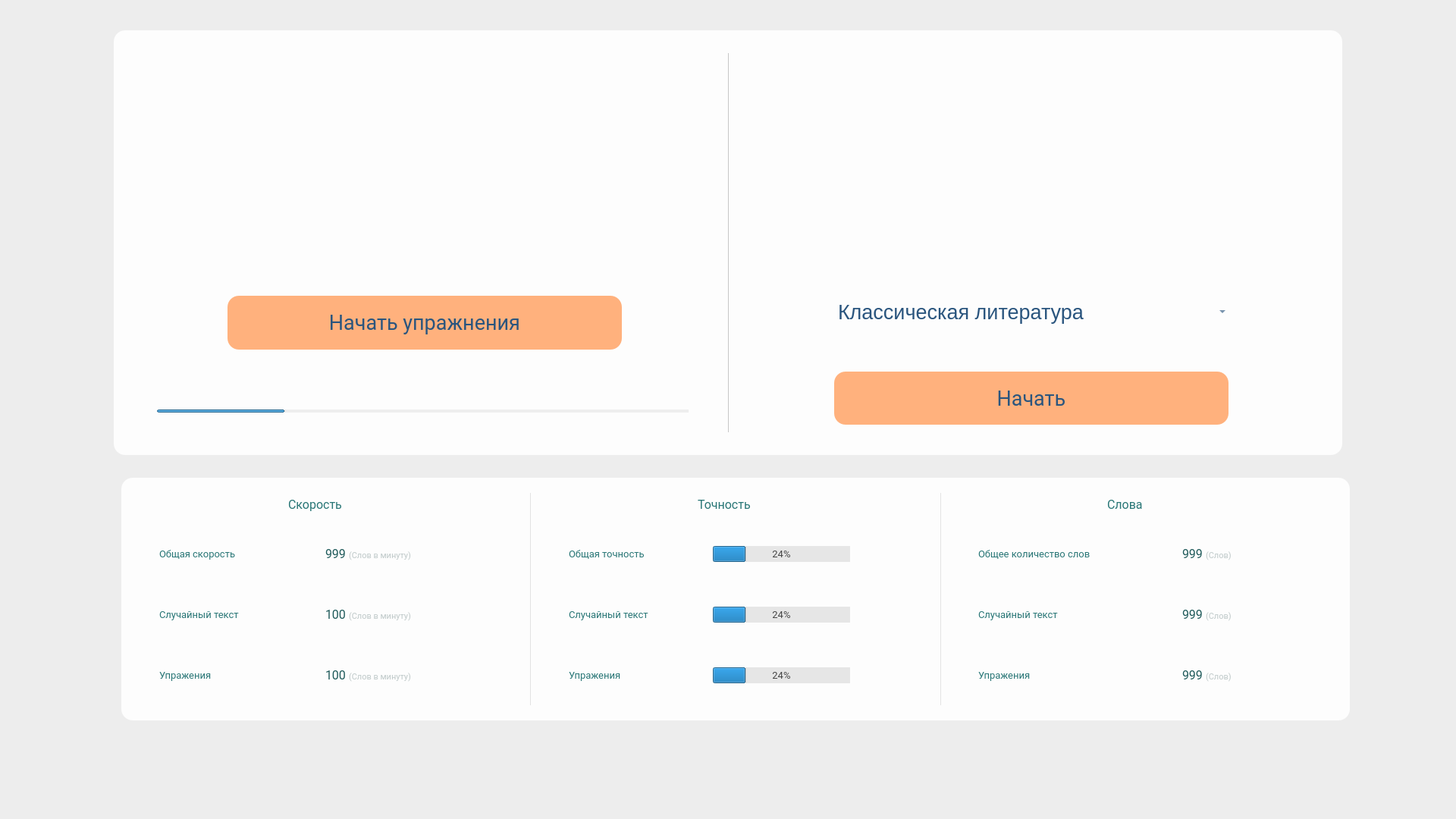
<?xml version="1.0" encoding="UTF-8"?>
<ui version="4.0">
 <class>MainWindow</class>
 <widget class="QMainWindow" name="MainWindow">
  <property name="geometry">
   <rect>
    <x>0</x>
    <y>0</y>
    <width>1920</width>
    <height>1080</height>
   </rect>
  </property>
  <property name="windowTitle">
   <string>MainWindow</string>
  </property>
  <property name="styleSheet">
   <string notr="true">background-color: rgb(237, 237, 237);</string>
  </property>
  <widget class="QWidget" name="centralwidget">
   <widget class="QFrame" name="Change_type_levels">
    <property name="geometry">
     <rect>
      <x>150</x>
      <y>40</y>
      <width>1620</width>
      <height>560</height>
     </rect>
    </property>
    <property name="styleSheet">
     <string notr="true">background-color: rgb(253, 253, 253);
border-top-left-radius: 15px;
border-bottom-left-radius: 15px;
border-top-right-radius: 15px;
border-bottom-right-radius: 15px;
</string>
    </property>
    <widget class="QFrame" name="Exercises">
     <property name="geometry">
      <rect>
       <x>30</x>
       <y>30</y>
       <width>760</width>
       <height>500</height>
      </rect>
     </property>
     <property name="styleSheet">
      <string notr="true">background-color: rgba(248, 248, 248,0);</string>
     </property>
     <property name="frameShape">
      <enum>QFrame::StyledPanel</enum>
     </property>
     <property name="frameShadow">
      <enum>QFrame::Raised</enum>
     </property>
     <widget class="QLabel" name="Keyboard_image">
      <property name="geometry">
       <rect>
        <x>170</x>
        <y>20</y>
        <width>420</width>
        <height>220</height>
       </rect>
      </property>
      <property name="text">
       <string/>
      </property>
      <property name="pixmap">
       <pixmap>Images/imgonline-com-ua-Resize-ibBJ6S6E6zyKUvKt.jpg</pixmap>
      </property>
     </widget>
     <widget class="QLabel" name="Start_exercises">
      <property name="geometry">
       <rect>
        <x>120</x>
        <y>320</y>
        <width>520</width>
        <height>71</height>
       </rect>
      </property>
      <property name="font">
       <font>
        <family>Roboto</family>
        <pointsize>20</pointsize>
       </font>
      </property>
      <property name="styleSheet">
       <string notr="true">color: rgb(42, 85, 126);
background-color: rgb(255, 177, 125);</string>
      </property>
      <property name="text">
       <string>Начать упражнения</string>
      </property>
      <property name="alignment">
       <set>Qt::AlignCenter</set>
      </property>
     </widget>
     <widget class="QProgressBar" name="Progres_exercises">
      <property name="geometry">
       <rect>
        <x>27</x>
        <y>470</y>
        <width>701</width>
        <height>4</height>
       </rect>
      </property>
      <property name="styleSheet">
       <string notr="true">background-color: rgb(238, 238, 238);</string>
      </property>
      <property name="value">
       <number>24</number>
      </property>
      <property name="textVisible">
       <bool>false</bool>
      </property>
     </widget>
     <widget class="QPushButton" name="invisible_button">
      <property name="geometry">
       <rect>
        <x>0</x>
        <y>0</y>
        <width>760</width>
        <height>500</height>
       </rect>
      </property>
      <property name="styleSheet">
       <string notr="true">QPushButton::hover{background-color : rgba(250, 250, 250, 30);}</string>
      </property>
      <property name="text">
       <string/>
      </property>
     </widget>
    </widget>
    <widget class="QFrame" name="Random_text">
     <property name="geometry">
      <rect>
       <x>830</x>
       <y>30</y>
       <width>760</width>
       <height>500</height>
      </rect>
     </property>
     <property name="styleSheet">
      <string notr="true">background-color: rgba(248, 248, 248,0);</string>
     </property>
     <property name="frameShape">
      <enum>QFrame::StyledPanel</enum>
     </property>
     <property name="frameShadow">
      <enum>QFrame::Raised</enum>
     </property>
     <widget class="QLabel" name="WriterMachine_image">
      <property name="geometry">
       <rect>
        <x>230</x>
        <y>20</y>
        <width>300</width>
        <height>220</height>
       </rect>
      </property>
      <property name="text">
       <string/>
      </property>
      <property name="pixmap">
       <pixmap>Images/imgonline-com-ua-Resize-hMfA01qiwdKcZ5.jpg</pixmap>
      </property>
     </widget>
     <widget class="QLabel" name="Start_random_text">
      <property name="geometry">
       <rect>
        <x>120</x>
        <y>420</y>
        <width>520</width>
        <height>70</height>
       </rect>
      </property>
      <property name="font">
       <font>
        <family>Roboto</family>
        <pointsize>20</pointsize>
       </font>
      </property>
      <property name="styleSheet">
       <string notr="true">color: rgb(42, 85, 126);
background-color: rgb(255, 177, 125);</string>
      </property>
      <property name="text">
       <string>Начать</string>
      </property>
      <property name="alignment">
       <set>Qt::AlignCenter</set>
      </property>
     </widget>
     <widget class="QPushButton" name="invisible_button_2">
      <property name="geometry">
       <rect>
        <x>0</x>
        <y>410</y>
        <width>760</width>
        <height>90</height>
       </rect>
      </property>
      <property name="styleSheet">
       <string notr="true">QPushButton::hover{background-color : rgba(250, 250, 250, 30);}</string>
      </property>
      <property name="text">
       <string/>
      </property>
     </widget>
     <widget class="QComboBox" name="comboBox">
      <property name="geometry">
       <rect>
        <x>120</x>
        <y>320</y>
        <width>520</width>
        <height>42</height>
       </rect>
      </property>
      <property name="font">
       <font>
        <pointsize>20</pointsize>
       </font>
      </property>
      <property name="styleSheet">
       <string notr="true">color: rgb(42, 85, 126);
</string>
      </property>
      <property name="iconSize">
       <size>
        <width>20</width>
        <height>20</height>
       </size>
      </property>
      <item>
       <property name="text">
        <string>Классическая литература</string>
       </property>
      </item>
      <item>
       <property name="text">
        <string>Научно-популярная литература</string>
       </property>
      </item>
      <item>
       <property name="text">
        <string>Философия</string>
       </property>
      </item>
      <item>
       <property name="text">
        <string>Детская литература</string>
       </property>
      </item>
      <item>
       <property name="text">
        <string>Публицистика</string>
       </property>
      </item>
     </widget>
    </widget>
    <widget class="Line" name="separator_3">
     <property name="geometry">
      <rect>
       <x>810</x>
       <y>30</y>
       <width>1</width>
       <height>500</height>
      </rect>
     </property>
     <property name="styleSheet">
      <string notr="true">background-color: rgb(199, 199, 199);</string>
     </property>
     <property name="orientation">
      <enum>Qt::Vertical</enum>
     </property>
    </widget>
   </widget>
   <widget class="QFrame" name="Statistics_data">
    <property name="geometry">
     <rect>
      <x>160</x>
      <y>630</y>
      <width>1620</width>
      <height>320</height>
     </rect>
    </property>
    <property name="font">
     <font>
      <family>Arial</family>
     </font>
    </property>
    <property name="styleSheet">
     <string notr="true">background-color: rgb(253, 253, 253);
border-top-left-radius: 15px;
border-bottom-left-radius: 15px;
border-top-right-radius: 15px;
border-bottom-right-radius: 15px;</string>
    </property>
    <property name="frameShape">
     <enum>QFrame::StyledPanel</enum>
    </property>
    <property name="frameShadow">
     <enum>QFrame::Raised</enum>
    </property>
    <widget class="Line" name="separator">
     <property name="geometry">
      <rect>
       <x>539</x>
       <y>20</y>
       <width>1</width>
       <height>280</height>
      </rect>
     </property>
     <property name="styleSheet">
      <string notr="true">background-color: rgb(227, 227, 227);</string>
     </property>
     <property name="orientation">
      <enum>Qt::Vertical</enum>
     </property>
    </widget>
    <widget class="Line" name="separator_2">
     <property name="geometry">
      <rect>
       <x>1080</x>
       <y>20</y>
       <width>1</width>
       <height>280</height>
      </rect>
     </property>
     <property name="styleSheet">
      <string notr="true">background-color: rgb(227, 227, 227);</string>
     </property>
     <property name="orientation">
      <enum>Qt::Vertical</enum>
     </property>
    </widget>
    <widget class="QLabel" name="Speed">
     <property name="geometry">
      <rect>
       <x>220</x>
       <y>20</y>
       <width>151</width>
       <height>30</height>
      </rect>
     </property>
     <property name="font">
      <font>
       <family>Roboto</family>
       <pointsize>12</pointsize>
      </font>
     </property>
     <property name="autoFillBackground">
      <bool>false</bool>
     </property>
     <property name="styleSheet">
      <string notr="true">color: rgb(39, 117, 117);</string>
     </property>
     <property name="text">
      <string>Скорость</string>
     </property>
    </widget>
    <widget class="QLabel" name="Main_speed">
     <property name="geometry">
      <rect>
       <x>50</x>
       <y>90</y>
       <width>170</width>
       <height>20</height>
      </rect>
     </property>
     <property name="font">
      <font>
       <family>Roboto</family>
       <pointsize>10</pointsize>
      </font>
     </property>
     <property name="styleSheet">
      <string notr="true">color: rgb(39, 117, 117);</string>
     </property>
     <property name="text">
      <string>Общая скорость</string>
     </property>
    </widget>
    <widget class="QLabel" name="Exercises_speed">
     <property name="geometry">
      <rect>
       <x>50</x>
       <y>250</y>
       <width>170</width>
       <height>20</height>
      </rect>
     </property>
     <property name="font">
      <font>
       <family>Roboto</family>
       <pointsize>10</pointsize>
      </font>
     </property>
     <property name="styleSheet">
      <string notr="true">color: rgb(39, 117, 117);</string>
     </property>
     <property name="text">
      <string>Упражения</string>
     </property>
    </widget>
    <widget class="QLabel" name="Random_speed">
     <property name="geometry">
      <rect>
       <x>50</x>
       <y>170</y>
       <width>170</width>
       <height>20</height>
      </rect>
     </property>
     <property name="font">
      <font>
       <family>Roboto</family>
       <pointsize>10</pointsize>
      </font>
     </property>
     <property name="styleSheet">
      <string notr="true">color: rgb(39, 117, 117);</string>
     </property>
     <property name="text">
      <string>Случайный текст</string>
     </property>
    </widget>
    <widget class="QLabel" name="WPM_main">
     <property name="geometry">
      <rect>
       <x>300</x>
       <y>94</y>
       <width>120</width>
       <height>16</height>
      </rect>
     </property>
     <property name="font">
      <font>
       <family>Roboto</family>
       <pointsize>8</pointsize>
      </font>
     </property>
     <property name="styleSheet">
      <string notr="true">color: rgba(91, 117, 117, 100);</string>
     </property>
     <property name="text">
      <string>(Слов в минуту)</string>
     </property>
    </widget>
    <widget class="QLabel" name="WPM_random">
     <property name="geometry">
      <rect>
       <x>300</x>
       <y>174</y>
       <width>120</width>
       <height>16</height>
      </rect>
     </property>
     <property name="font">
      <font>
       <family>Roboto</family>
       <pointsize>8</pointsize>
      </font>
     </property>
     <property name="styleSheet">
      <string notr="true">color: rgba(91, 117, 117, 100);</string>
     </property>
     <property name="text">
      <string>(Слов в минуту)</string>
     </property>
    </widget>
    <widget class="QLabel" name="WPM_exercises">
     <property name="geometry">
      <rect>
       <x>300</x>
       <y>254</y>
       <width>120</width>
       <height>16</height>
      </rect>
     </property>
     <property name="font">
      <font>
       <family>Roboto</family>
       <pointsize>8</pointsize>
      </font>
     </property>
     <property name="styleSheet">
      <string notr="true">color: rgba(91, 117, 117, 100);</string>
     </property>
     <property name="text">
      <string>(Слов в минуту)</string>
     </property>
    </widget>
    <widget class="QLineEdit" name="Count_WPM_main">
     <property name="geometry">
      <rect>
       <x>250</x>
       <y>90</y>
       <width>50</width>
       <height>20</height>
      </rect>
     </property>
     <property name="font">
      <font>
       <family>Roboto</family>
       <pointsize>12</pointsize>
      </font>
     </property>
     <property name="toolTip">
      <string>&lt;html&gt;&lt;head/&gt;&lt;body&gt;&lt;p align=&quot;right&quot;&gt;&lt;br/&gt;&lt;/p&gt;&lt;/body&gt;&lt;/html&gt;</string>
     </property>
     <property name="whatsThis">
      <string/>
     </property>
     <property name="layoutDirection">
      <enum>Qt::LeftToRight</enum>
     </property>
     <property name="styleSheet">
      <string notr="true">color: rgb(30, 90, 90);</string>
     </property>
     <property name="text">
      <string>999</string>
     </property>
     <property name="alignment">
      <set>Qt::AlignRight|Qt::AlignTrailing|Qt::AlignVCenter</set>
     </property>
     <property name="readOnly">
      <bool>true</bool>
     </property>
    </widget>
    <widget class="QLineEdit" name="Count_WPM_random">
     <property name="geometry">
      <rect>
       <x>250</x>
       <y>170</y>
       <width>50</width>
       <height>20</height>
      </rect>
     </property>
     <property name="font">
      <font>
       <family>Roboto</family>
       <pointsize>12</pointsize>
      </font>
     </property>
     <property name="toolTip">
      <string>&lt;html&gt;&lt;head/&gt;&lt;body&gt;&lt;p align=&quot;right&quot;&gt;&lt;br/&gt;&lt;/p&gt;&lt;/body&gt;&lt;/html&gt;</string>
     </property>
     <property name="whatsThis">
      <string>&lt;html&gt;&lt;head/&gt;&lt;body&gt;&lt;p align=&quot;right&quot;&gt;&lt;br/&gt;&lt;/p&gt;&lt;/body&gt;&lt;/html&gt;</string>
     </property>
     <property name="layoutDirection">
      <enum>Qt::LeftToRight</enum>
     </property>
     <property name="styleSheet">
      <string notr="true">color: rgb(30, 90, 90);</string>
     </property>
     <property name="text">
      <string>100</string>
     </property>
     <property name="alignment">
      <set>Qt::AlignRight|Qt::AlignTrailing|Qt::AlignVCenter</set>
     </property>
     <property name="readOnly">
      <bool>true</bool>
     </property>
    </widget>
    <widget class="QLineEdit" name="Count_WPM_exercises">
     <property name="geometry">
      <rect>
       <x>250</x>
       <y>250</y>
       <width>50</width>
       <height>20</height>
      </rect>
     </property>
     <property name="font">
      <font>
       <family>Roboto</family>
       <pointsize>12</pointsize>
      </font>
     </property>
     <property name="toolTip">
      <string>&lt;html&gt;&lt;head/&gt;&lt;body&gt;&lt;p align=&quot;right&quot;&gt;&lt;br/&gt;&lt;/p&gt;&lt;/body&gt;&lt;/html&gt;</string>
     </property>
     <property name="whatsThis">
      <string>&lt;html&gt;&lt;head/&gt;&lt;body&gt;&lt;p align=&quot;right&quot;&gt;&lt;br/&gt;&lt;/p&gt;&lt;/body&gt;&lt;/html&gt;</string>
     </property>
     <property name="layoutDirection">
      <enum>Qt::LeftToRight</enum>
     </property>
     <property name="styleSheet">
      <string notr="true">color: rgb(30, 90, 90);</string>
     </property>
     <property name="text">
      <string>100</string>
     </property>
     <property name="alignment">
      <set>Qt::AlignRight|Qt::AlignTrailing|Qt::AlignVCenter</set>
     </property>
     <property name="readOnly">
      <bool>true</bool>
     </property>
    </widget>
    <widget class="QLabel" name="Accuracy">
     <property name="geometry">
      <rect>
       <x>760</x>
       <y>20</y>
       <width>151</width>
       <height>30</height>
      </rect>
     </property>
     <property name="font">
      <font>
       <family>Roboto</family>
       <pointsize>12</pointsize>
      </font>
     </property>
     <property name="autoFillBackground">
      <bool>false</bool>
     </property>
     <property name="styleSheet">
      <string notr="true">color: rgb(39, 117, 117);</string>
     </property>
     <property name="text">
      <string>Точность</string>
     </property>
    </widget>
    <widget class="QLabel" name="Main_accuracy">
     <property name="geometry">
      <rect>
       <x>590</x>
       <y>90</y>
       <width>170</width>
       <height>20</height>
      </rect>
     </property>
     <property name="font">
      <font>
       <family>Roboto</family>
       <pointsize>10</pointsize>
      </font>
     </property>
     <property name="styleSheet">
      <string notr="true">color: rgb(39, 117, 117);</string>
     </property>
     <property name="text">
      <string>Общая точность</string>
     </property>
    </widget>
    <widget class="QLabel" name="Random_accuracy">
     <property name="geometry">
      <rect>
       <x>590</x>
       <y>170</y>
       <width>170</width>
       <height>20</height>
      </rect>
     </property>
     <property name="font">
      <font>
       <family>Roboto</family>
       <pointsize>10</pointsize>
      </font>
     </property>
     <property name="styleSheet">
      <string notr="true">color: rgb(39, 117, 117);</string>
     </property>
     <property name="text">
      <string>Случайный текст</string>
     </property>
    </widget>
    <widget class="QLabel" name="Exercises_accuracy">
     <property name="geometry">
      <rect>
       <x>590</x>
       <y>250</y>
       <width>170</width>
       <height>20</height>
      </rect>
     </property>
     <property name="font">
      <font>
       <family>Roboto</family>
       <pointsize>10</pointsize>
      </font>
     </property>
     <property name="styleSheet">
      <string notr="true">color: rgb(39, 117, 117);</string>
     </property>
     <property name="text">
      <string>Упражения</string>
     </property>
    </widget>
    <widget class="QProgressBar" name="Progress_main">
     <property name="geometry">
      <rect>
       <x>780</x>
       <y>90</y>
       <width>181</width>
       <height>21</height>
      </rect>
     </property>
     <property name="sizePolicy">
      <sizepolicy hsizetype="Expanding" vsizetype="Fixed">
       <horstretch>0</horstretch>
       <verstretch>0</verstretch>
      </sizepolicy>
     </property>
     <property name="font">
      <font>
       <family>Roboto</family>
       <pointsize>10</pointsize>
      </font>
     </property>
     <property name="focusPolicy">
      <enum>Qt::NoFocus</enum>
     </property>
     <property name="contextMenuPolicy">
      <enum>Qt::NoContextMenu</enum>
     </property>
     <property name="layoutDirection">
      <enum>Qt::LeftToRight</enum>
     </property>
     <property name="autoFillBackground">
      <bool>false</bool>
     </property>
     <property name="styleSheet">
      <string notr="true">background-color: rgb(230, 230, 230);
color: rgb(68, 68, 68);</string>
     </property>
     <property name="value">
      <number>24</number>
     </property>
     <property name="alignment">
      <set>Qt::AlignCenter</set>
     </property>
     <property name="orientation">
      <enum>Qt::Horizontal</enum>
     </property>
     <property name="invertedAppearance">
      <bool>false</bool>
     </property>
     <property name="textDirection">
      <enum>QProgressBar::TopToBottom</enum>
     </property>
     <property name="format">
      <string>%p%</string>
     </property>
    </widget>
    <widget class="QProgressBar" name="Progress_random">
     <property name="geometry">
      <rect>
       <x>780</x>
       <y>170</y>
       <width>181</width>
       <height>21</height>
      </rect>
     </property>
     <property name="sizePolicy">
      <sizepolicy hsizetype="Expanding" vsizetype="Fixed">
       <horstretch>0</horstretch>
       <verstretch>0</verstretch>
      </sizepolicy>
     </property>
     <property name="font">
      <font>
       <family>Roboto</family>
       <pointsize>10</pointsize>
      </font>
     </property>
     <property name="focusPolicy">
      <enum>Qt::NoFocus</enum>
     </property>
     <property name="contextMenuPolicy">
      <enum>Qt::NoContextMenu</enum>
     </property>
     <property name="layoutDirection">
      <enum>Qt::LeftToRight</enum>
     </property>
     <property name="autoFillBackground">
      <bool>false</bool>
     </property>
     <property name="styleSheet">
      <string notr="true">background-color: rgb(230, 230, 230);
color: rgb(68, 68, 68);</string>
     </property>
     <property name="value">
      <number>24</number>
     </property>
     <property name="alignment">
      <set>Qt::AlignCenter</set>
     </property>
     <property name="orientation">
      <enum>Qt::Horizontal</enum>
     </property>
     <property name="invertedAppearance">
      <bool>false</bool>
     </property>
     <property name="textDirection">
      <enum>QProgressBar::TopToBottom</enum>
     </property>
     <property name="format">
      <string>%p%</string>
     </property>
    </widget>
    <widget class="QProgressBar" name="Progress_exercises">
     <property name="geometry">
      <rect>
       <x>780</x>
       <y>250</y>
       <width>181</width>
       <height>21</height>
      </rect>
     </property>
     <property name="sizePolicy">
      <sizepolicy hsizetype="Expanding" vsizetype="Fixed">
       <horstretch>0</horstretch>
       <verstretch>0</verstretch>
      </sizepolicy>
     </property>
     <property name="font">
      <font>
       <family>Roboto</family>
       <pointsize>10</pointsize>
      </font>
     </property>
     <property name="focusPolicy">
      <enum>Qt::NoFocus</enum>
     </property>
     <property name="contextMenuPolicy">
      <enum>Qt::NoContextMenu</enum>
     </property>
     <property name="layoutDirection">
      <enum>Qt::LeftToRight</enum>
     </property>
     <property name="autoFillBackground">
      <bool>false</bool>
     </property>
     <property name="styleSheet">
      <string notr="true">background-color: rgb(230, 230, 230);
color: rgb(68, 68, 68);</string>
     </property>
     <property name="value">
      <number>24</number>
     </property>
     <property name="alignment">
      <set>Qt::AlignCenter</set>
     </property>
     <property name="orientation">
      <enum>Qt::Horizontal</enum>
     </property>
     <property name="invertedAppearance">
      <bool>false</bool>
     </property>
     <property name="textDirection">
      <enum>QProgressBar::TopToBottom</enum>
     </property>
     <property name="format">
      <string>%p%</string>
     </property>
    </widget>
    <widget class="QLabel" name="Words">
     <property name="geometry">
      <rect>
       <x>1300</x>
       <y>20</y>
       <width>151</width>
       <height>30</height>
      </rect>
     </property>
     <property name="font">
      <font>
       <family>Roboto</family>
       <pointsize>12</pointsize>
      </font>
     </property>
     <property name="autoFillBackground">
      <bool>false</bool>
     </property>
     <property name="styleSheet">
      <string notr="true">color: rgb(39, 117, 117);</string>
     </property>
     <property name="text">
      <string>Слова</string>
     </property>
    </widget>
    <widget class="QLabel" name="Main_words">
     <property name="geometry">
      <rect>
       <x>1130</x>
       <y>90</y>
       <width>231</width>
       <height>20</height>
      </rect>
     </property>
     <property name="font">
      <font>
       <family>Roboto</family>
       <pointsize>10</pointsize>
      </font>
     </property>
     <property name="styleSheet">
      <string notr="true">color: rgb(39, 117, 117);</string>
     </property>
     <property name="text">
      <string>Общее количество слов</string>
     </property>
    </widget>
    <widget class="QLabel" name="Random_words">
     <property name="geometry">
      <rect>
       <x>1130</x>
       <y>170</y>
       <width>170</width>
       <height>20</height>
      </rect>
     </property>
     <property name="font">
      <font>
       <family>Roboto</family>
       <pointsize>10</pointsize>
      </font>
     </property>
     <property name="styleSheet">
      <string notr="true">color: rgb(39, 117, 117);</string>
     </property>
     <property name="text">
      <string>Случайный текст</string>
     </property>
    </widget>
    <widget class="QLabel" name="Exercises_words">
     <property name="geometry">
      <rect>
       <x>1130</x>
       <y>250</y>
       <width>170</width>
       <height>20</height>
      </rect>
     </property>
     <property name="font">
      <font>
       <family>Roboto</family>
       <pointsize>10</pointsize>
      </font>
     </property>
     <property name="styleSheet">
      <string notr="true">color: rgb(39, 117, 117);</string>
     </property>
     <property name="text">
      <string>Упражения</string>
     </property>
    </widget>
    <widget class="QLineEdit" name="Count_W_main">
     <property name="geometry">
      <rect>
       <x>1380</x>
       <y>90</y>
       <width>50</width>
       <height>20</height>
      </rect>
     </property>
     <property name="font">
      <font>
       <family>Roboto</family>
       <pointsize>12</pointsize>
      </font>
     </property>
     <property name="toolTip">
      <string>&lt;html&gt;&lt;head/&gt;&lt;body&gt;&lt;p align=&quot;right&quot;&gt;&lt;br/&gt;&lt;/p&gt;&lt;/body&gt;&lt;/html&gt;</string>
     </property>
     <property name="whatsThis">
      <string>&lt;html&gt;&lt;head/&gt;&lt;body&gt;&lt;p align=&quot;right&quot;&gt;&lt;br/&gt;&lt;/p&gt;&lt;/body&gt;&lt;/html&gt;</string>
     </property>
     <property name="layoutDirection">
      <enum>Qt::LeftToRight</enum>
     </property>
     <property name="styleSheet">
      <string notr="true">color: rgb(30, 90, 90);</string>
     </property>
     <property name="text">
      <string>999</string>
     </property>
     <property name="alignment">
      <set>Qt::AlignRight|Qt::AlignTrailing|Qt::AlignVCenter</set>
     </property>
     <property name="readOnly">
      <bool>true</bool>
     </property>
    </widget>
    <widget class="QLineEdit" name="Count_W_random">
     <property name="geometry">
      <rect>
       <x>1380</x>
       <y>170</y>
       <width>50</width>
       <height>20</height>
      </rect>
     </property>
     <property name="font">
      <font>
       <family>Roboto</family>
       <pointsize>12</pointsize>
      </font>
     </property>
     <property name="toolTip">
      <string>&lt;html&gt;&lt;head/&gt;&lt;body&gt;&lt;p align=&quot;right&quot;&gt;&lt;br/&gt;&lt;/p&gt;&lt;/body&gt;&lt;/html&gt;</string>
     </property>
     <property name="whatsThis">
      <string>&lt;html&gt;&lt;head/&gt;&lt;body&gt;&lt;p align=&quot;right&quot;&gt;&lt;br/&gt;&lt;/p&gt;&lt;/body&gt;&lt;/html&gt;</string>
     </property>
     <property name="layoutDirection">
      <enum>Qt::LeftToRight</enum>
     </property>
     <property name="styleSheet">
      <string notr="true">color: rgb(30, 90, 90);</string>
     </property>
     <property name="text">
      <string>999</string>
     </property>
     <property name="alignment">
      <set>Qt::AlignRight|Qt::AlignTrailing|Qt::AlignVCenter</set>
     </property>
     <property name="readOnly">
      <bool>true</bool>
     </property>
    </widget>
    <widget class="QLineEdit" name="Count_W_exercises">
     <property name="geometry">
      <rect>
       <x>1380</x>
       <y>250</y>
       <width>50</width>
       <height>20</height>
      </rect>
     </property>
     <property name="font">
      <font>
       <family>Roboto</family>
       <pointsize>12</pointsize>
      </font>
     </property>
     <property name="toolTip">
      <string>&lt;html&gt;&lt;head/&gt;&lt;body&gt;&lt;p align=&quot;right&quot;&gt;&lt;br/&gt;&lt;/p&gt;&lt;/body&gt;&lt;/html&gt;</string>
     </property>
     <property name="whatsThis">
      <string>&lt;html&gt;&lt;head/&gt;&lt;body&gt;&lt;p align=&quot;right&quot;&gt;&lt;br/&gt;&lt;/p&gt;&lt;/body&gt;&lt;/html&gt;</string>
     </property>
     <property name="layoutDirection">
      <enum>Qt::LeftToRight</enum>
     </property>
     <property name="styleSheet">
      <string notr="true">color: rgb(30, 90, 90);</string>
     </property>
     <property name="text">
      <string>999</string>
     </property>
     <property name="alignment">
      <set>Qt::AlignRight|Qt::AlignTrailing|Qt::AlignVCenter</set>
     </property>
     <property name="readOnly">
      <bool>true</bool>
     </property>
    </widget>
    <widget class="QLabel" name="W_main">
     <property name="geometry">
      <rect>
       <x>1430</x>
       <y>94</y>
       <width>120</width>
       <height>16</height>
      </rect>
     </property>
     <property name="font">
      <font>
       <family>Roboto</family>
       <pointsize>8</pointsize>
      </font>
     </property>
     <property name="styleSheet">
      <string notr="true">color: rgba(91, 117, 117, 100);</string>
     </property>
     <property name="text">
      <string>(Слов)</string>
     </property>
    </widget>
    <widget class="QLabel" name="W_random">
     <property name="geometry">
      <rect>
       <x>1430</x>
       <y>174</y>
       <width>120</width>
       <height>16</height>
      </rect>
     </property>
     <property name="font">
      <font>
       <family>Roboto</family>
       <pointsize>8</pointsize>
      </font>
     </property>
     <property name="styleSheet">
      <string notr="true">color: rgba(91, 117, 117, 100);</string>
     </property>
     <property name="text">
      <string>(Слов)</string>
     </property>
    </widget>
    <widget class="QLabel" name="W_exercises">
     <property name="geometry">
      <rect>
       <x>1430</x>
       <y>254</y>
       <width>120</width>
       <height>16</height>
      </rect>
     </property>
     <property name="font">
      <font>
       <family>Roboto</family>
       <pointsize>8</pointsize>
      </font>
     </property>
     <property name="styleSheet">
      <string notr="true">color: rgba(91, 117, 117, 100);</string>
     </property>
     <property name="text">
      <string>(Слов)</string>
     </property>
    </widget>
   </widget>
  </widget>
 </widget>
 <resources/>
 <connections/>
</ui>
